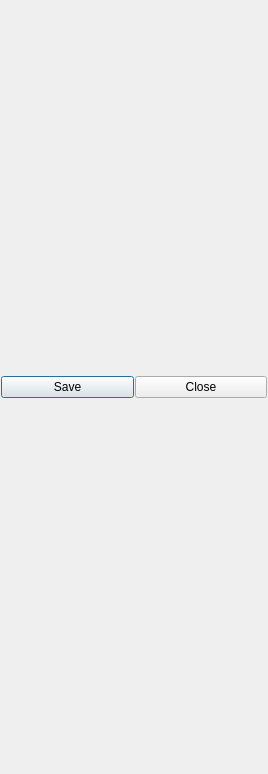
<?xml version="1.0" encoding="UTF-8"?>
<ui version="4.0">
 <class>Dialog</class>
 <widget class="QDialog" name="Dialog">
  <property name="geometry">
   <rect>
    <x>0</x>
    <y>0</y>
    <width>268</width>
    <height>774</height>
   </rect>
  </property>
  <property name="windowTitle">
   <string>Button Editor</string>
  </property>
  <layout class="QVBoxLayout" name="verticalLayout">
   <property name="spacing">
    <number>1</number>
   </property>
   <property name="margin">
    <number>1</number>
   </property>
   <item>
    <layout class="QHBoxLayout" name="horizontalLayout">
     <property name="spacing">
      <number>1</number>
     </property>
     <item>
      <widget class="QPushButton" name="assign_Button">
       <property name="text">
        <string>Save</string>
       </property>
      </widget>
     </item>
     <item>
      <widget class="QPushButton" name="restore_Button">
       <property name="text">
        <string>Close</string>
       </property>
      </widget>
     </item>
    </layout>
   </item>
  </layout>
 </widget>
 <resources/>
 <connections/>
</ui>
